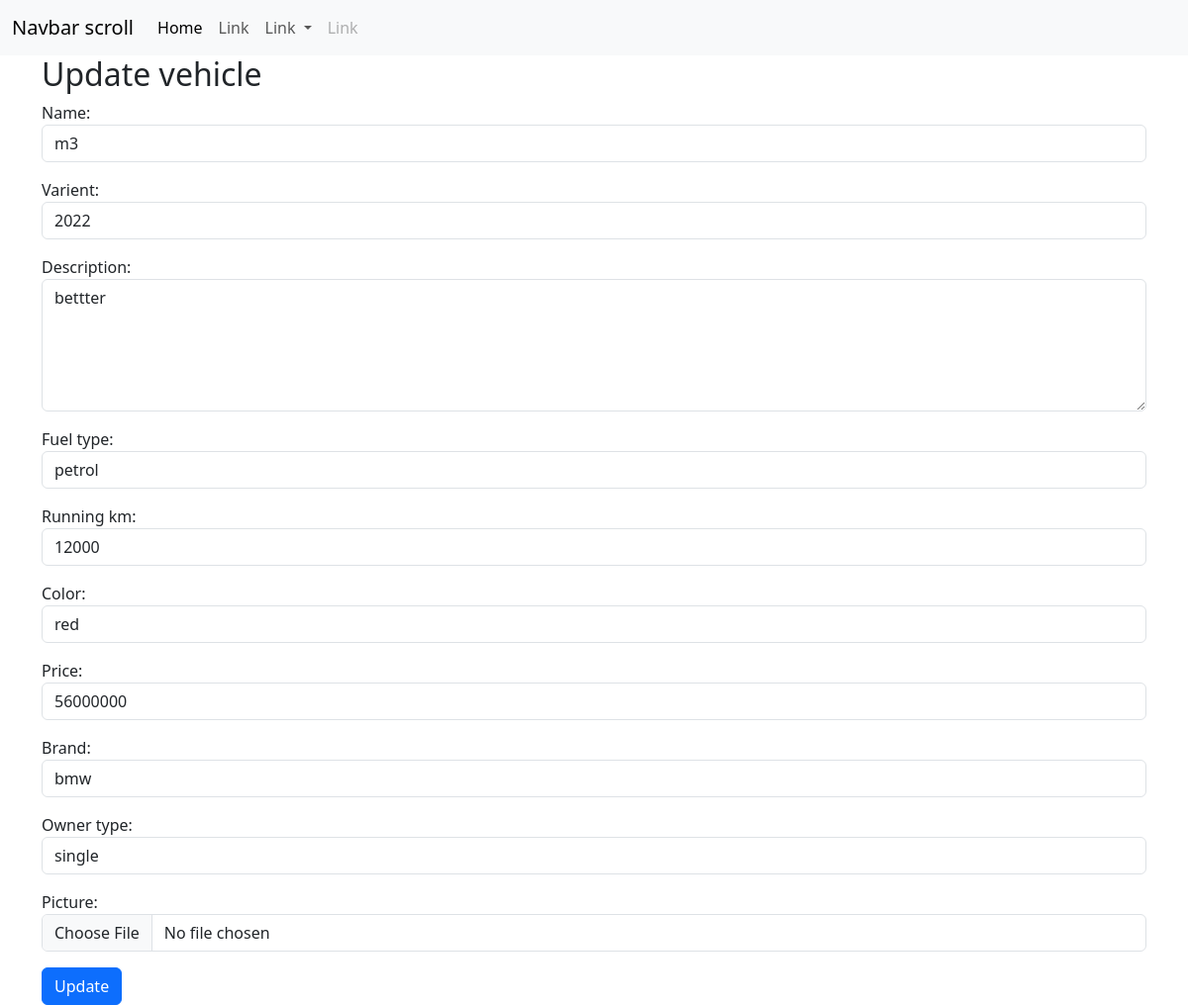
Page /vehicle/4/change/ on the committed database.
### store/models.py (models this page shows, shortened)
class Vehicle(models.Model):
    name=models.CharField(max_length=200)
    varient=models.CharField(max_length=200)
    description=models.TextField()
    fuel_options=(
        ("petrol","petrol"),
        ("CNG","CNG"),
        ("EV","EV"),
        ("diesel","diesel")
    )
    fuel_type=models.CharField(max_length=200,choices=fuel_options,default="petrol")
    running_km=models.PositiveIntegerField()
    color=models.CharField(max_length=200)
    price=models.PositiveIntegerField()
    brand=models.CharField(max_length=200)
    owner_options=(
        ("single","single"),
        ("second","second"),
        ("other","other")
    )
    owner_type=models.CharField(max_length=200,choices=owner_options,default="single")
    picture=models.ImageField(upload_to="vehicle_image",null=True)

### store/views.py (the view, shortened to what this page needs)
# urls.py: path('vehicle/<int:pk>/change/',views.VehicleUpdateView.as_view(),name="vehicle_update")
class VehicleUpdateView(View):
    template_name="vehicle_update.html"
    form_class=VehicleUpdateForm
    def get(self,request,*args,**kwargs):
        id=kwargs.get("pk")
        vehicle_object=get_object_or_404(Vehicle,id=id)
        form_instance=self.form_class(instance=vehicle_object)
        return render (request,self.template_name,{"forms":form_instance})

### store/forms.py
class VehicleUpdateForm(forms.ModelForm):
    class Meta:
        model=Vehicle
        fields="__all__"
        widgets={
            "name":forms.TextInput(attrs={"class":"form-control"}),
            "varient":forms.TextInput(attrs={"class":"form-control"}),
            "description":forms.Textarea(attrs={"class":"form-control","rows":5}),
            "fuel_type":forms.Select(attrs={"class":"form-control"}),
            "running_km":forms.NumberInput(attrs={"class":"form-control"}),
            "color":forms.TextInput(attrs={"class":"form-control"}),
            "price":forms.NumberInput(attrs={"class":"form-control"}),
            "brand":forms.TextInput(attrs={"class":"form-control"}),
            "owner_type":forms.Select(attrs={"class":"form-control"}),
            "picture":forms.FileInput(attrs={"class":"form-control"})
        }

### store/templates/vehicle_update.html (shortened to what this page needs)
{%extends 'base.html'%}
{%block main_block%}
<div class="container">
    <h2>Update vehicle</h2>
<form action="" method="post" enctype="multipart/form-data">
        {{forms.as_p}}
        <button type="submit" class="btn btn-primary">Update</button></form>
</div>
{%endblock%}

### rows in the picture
Vehicle: name "m3", varient "2022", description "bettter", fuel_type "petrol", running_km "12000", color "red", price "56000000", brand "bmw", owner_type "single"
